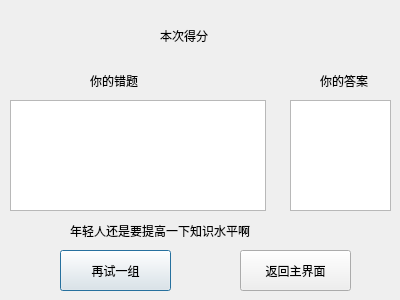
<?xml version="1.0" encoding="UTF-8"?>
<ui version="4.0">
 <class>report</class>
 <widget class="QDialog" name="report">
  <property name="geometry">
   <rect>
    <x>0</x>
    <y>0</y>
    <width>400</width>
    <height>300</height>
   </rect>
  </property>
  <property name="windowTitle">
   <string>Dialog</string>
  </property>
  <widget class="QLabel" name="score">
   <property name="geometry">
    <rect>
     <x>160</x>
     <y>10</y>
     <width>161</width>
     <height>51</height>
    </rect>
   </property>
   <property name="text">
    <string>本次得分</string>
   </property>
  </widget>
  <widget class="QTextBrowser" name="textBrowser">
   <property name="geometry">
    <rect>
     <x>10</x>
     <y>100</y>
     <width>256</width>
     <height>111</height>
    </rect>
   </property>
  </widget>
  <widget class="QLabel" name="label">
   <property name="geometry">
    <rect>
     <x>90</x>
     <y>60</y>
     <width>91</width>
     <height>41</height>
    </rect>
   </property>
   <property name="text">
    <string>你的错题</string>
   </property>
  </widget>
  <widget class="QLabel" name="comment">
   <property name="geometry">
    <rect>
     <x>70</x>
     <y>220</y>
     <width>301</width>
     <height>21</height>
    </rect>
   </property>
   <property name="text">
    <string>年轻人还是要提高一下知识水平啊</string>
   </property>
  </widget>
  <widget class="QPushButton" name="repeatButton">
   <property name="geometry">
    <rect>
     <x>60</x>
     <y>250</y>
     <width>111</width>
     <height>41</height>
    </rect>
   </property>
   <property name="text">
    <string>再试一组</string>
   </property>
  </widget>
  <widget class="QPushButton" name="returnButton">
   <property name="geometry">
    <rect>
     <x>240</x>
     <y>250</y>
     <width>111</width>
     <height>41</height>
    </rect>
   </property>
   <property name="text">
    <string>返回主界面</string>
   </property>
  </widget>
  <widget class="QLabel" name="label_2">
   <property name="geometry">
    <rect>
     <x>320</x>
     <y>60</y>
     <width>51</width>
     <height>41</height>
    </rect>
   </property>
   <property name="text">
    <string>你的答案</string>
   </property>
  </widget>
  <widget class="QTextBrowser" name="textBrowser_2">
   <property name="geometry">
    <rect>
     <x>290</x>
     <y>100</y>
     <width>101</width>
     <height>111</height>
    </rect>
   </property>
  </widget>
 </widget>
 <resources/>
 <connections/>
</ui>
